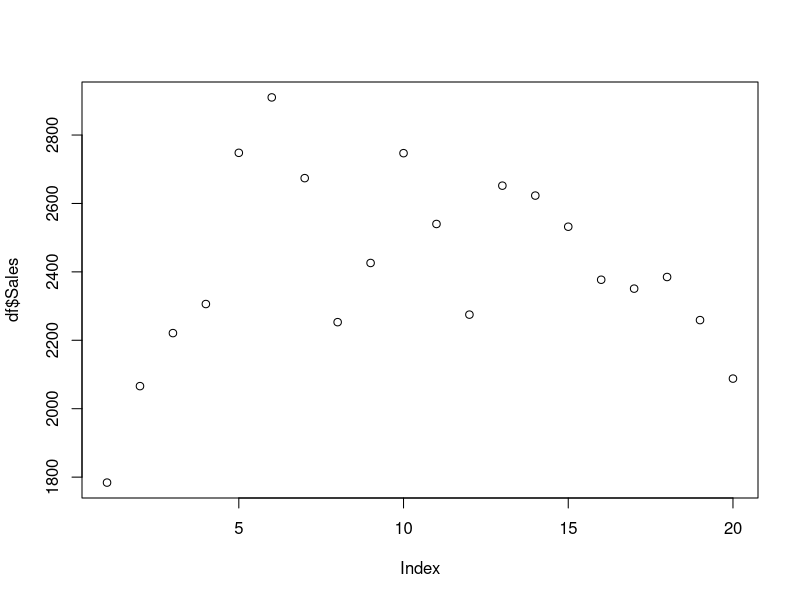
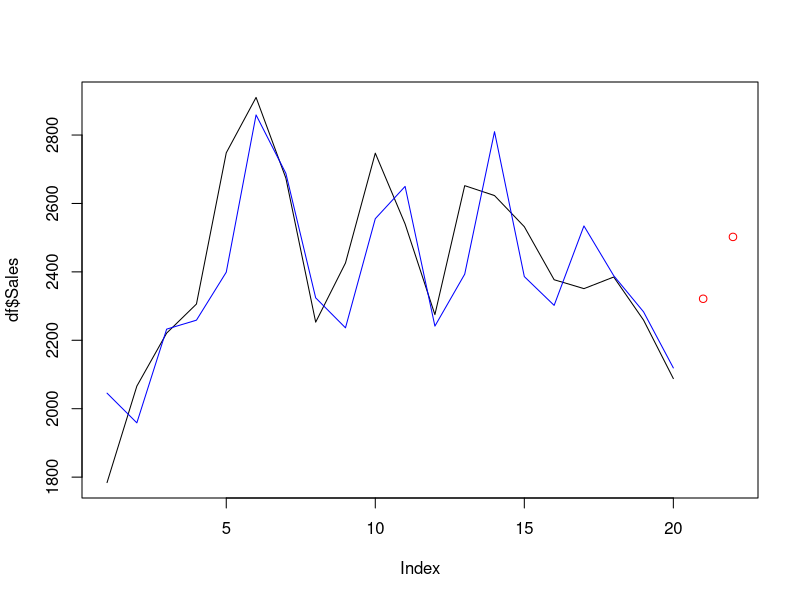
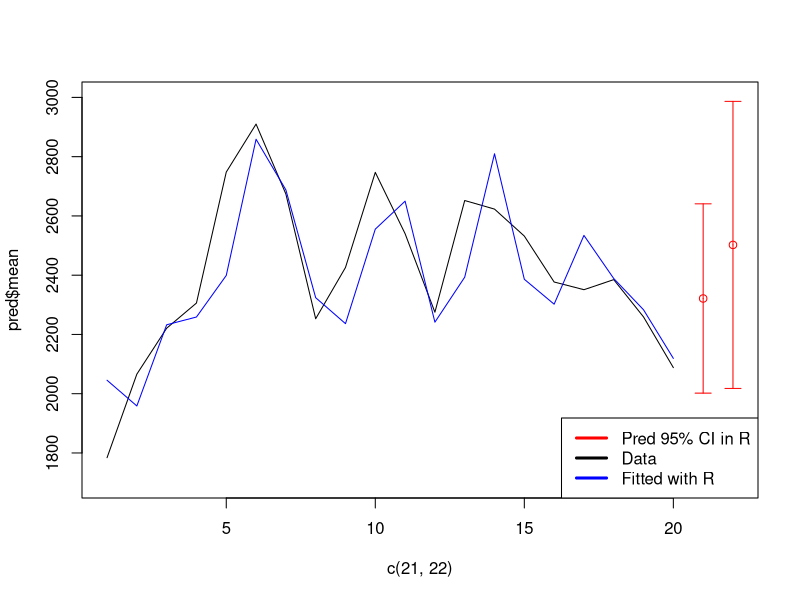
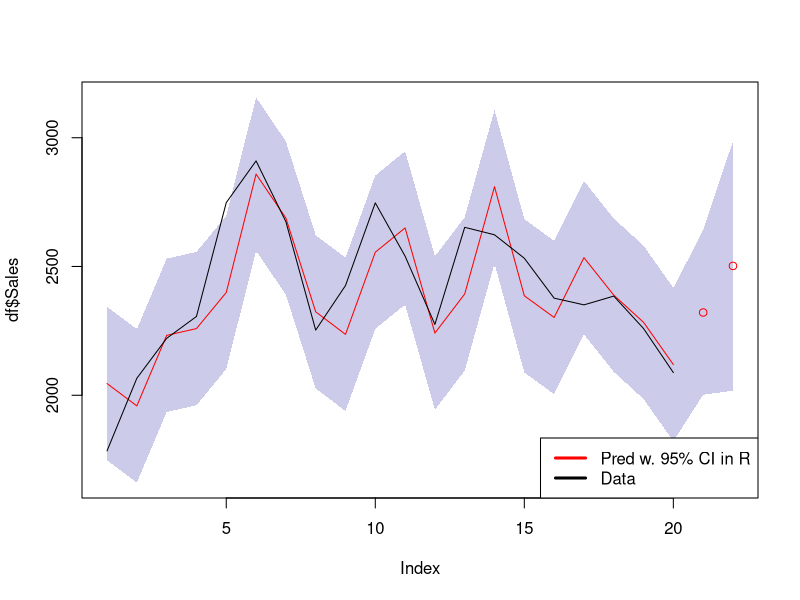
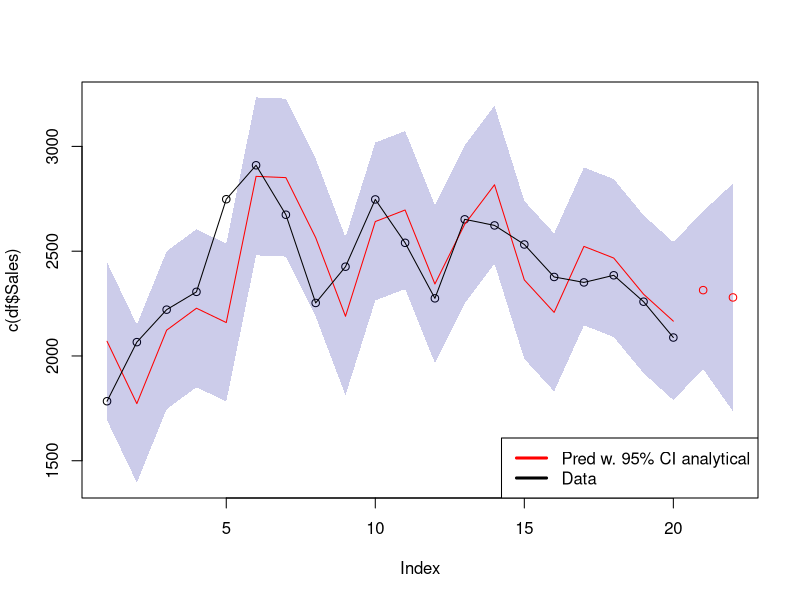

Source code (R) for these figures, in order: (Note: this script raises an error after producing the figures.)
library(forecast)
rm(list = ls())
df <- read.table("A2_sales.txt", header = TRUE)
#df <- read.table("Time_Series_2023/Assignment_2/A2_sales.txt", header = TRUE)
plot(df$Sales)
mu <- 2070

#ts_sales <- ts((df$Sales-mu), freq = 4) # ts object and transform
#phi <- c(1.04,-0.2)
#Phi <- c(0.86)
#Theta <- c(-0.42)

#p <- 2
#q <- 0
#d <- 0

#D <- 0
#P <- 1
#Q <- 1

#Period = 4


#model <- arima(ts_sales ,order=c(p,d,q),seasonal = list(order=c(P,D,Q),period=Period, fixed=c(phi=phi,
 #                      Phi=Phi, Theta=Theta)))
#pred <- forecast(model,2, level = 95)
#plot(df$Sales , xlim = c(1,22), col = "black", type = "l")

#points(c(21,22), pred$mean +mu, col = "red")
#plot( c(df$Sales, pred$mean +mu), col = c(rep("black",20),rep("red",2)))

#pred$upper # prediction intervals ?
#pred$lower

#lines(ts(pred$fitted+mu,freq = 1), col = "blue") # predicted values of Yt

#library("plotrix")   
#plotCI(x = c(21,22), 
#       y = pred$mean+mu,
#       li = pred$lower+mu,
#       ui = pred$upper+mu,xlim = c(1,22),ylim = c(1700,3000),col = "red")
#lines(df$Sales , col = "black", type = "l")
#lines(ts(pred$fitted+mu,freq = 1), col = "blue") # predicted values of Yt
#legend("bottomright", legend = c("Pred 95% CI in R","Data","Fitted with R"),lwd = 3, col = c("red","black","blue"))


#y = pred$mean+mu
#li = pred$lower+mu
#ui = pred$upper+mu


#Samme ting bare med fixed mu.
ts_sales <- ts((df$Sales), freq = 4) # ts object and transform
phi <- c(1.04,-0.2)
Phi <- c(0.86)
Theta <- c(-0.42)

p <- 2
q <- 0
d <- 0

D <- 0
P <- 1
Q <- 1

Period = 4


model <- arima(ts_sales ,order=c(p,d,q),seasonal = list(order=c(P,D,Q),period=Period,include.mean=TRUE ,fixed=c(phi=phi,
                                                                                              Phi=Phi, Theta=Theta,mean=mu)))
pred <- forecast(model,2, level = 95)
plot(df$Sales , xlim = c(1,22), col = "black", type = "l")

points(c(21,22), pred$mean, col = "red")
#plot( c(df$Sales, pred$mean +mu), col = c(rep("black",20),rep("red",2)))

pred$upper # prediction intervals ?
pred$lower

lines(ts(pred$fitted,freq = 1), col = "blue") # predicted values of Yt

library("plotrix")   
plotCI(x = c(21,22), 
       y = pred$mean,
       li = pred$lower,
       ui = pred$upper,xlim = c(1,22),ylim = c(1700,3000),col = "red")
lines(df$Sales , col = "black", type = "l")
lines(ts(pred$fitted,freq = 1), col = "blue") # predicted values of Yt
legend("bottomright", legend = c("Pred 95% CI in R","Data","Fitted with R"),lwd = 3, col = c("red","black","blue"))

y = pred$mean
li = pred$lower
ui = pred$upper


#Alternativt plot med predictions
library(forecast)
fit <- model
Nile <- c(ts_sales,y)
upper <- c(fitted(fit) + 1.96*sqrt(fit$sigma2),ui)
lower <- c(fitted(fit) - 1.96*sqrt(fit$sigma2),li)
plot(df$Sales, type="n", xlim=c(1,22),ylim=range(lower,upper))
polygon(c(time(Nile),rev(time(Nile))), c(upper,rev(lower)), 
        col=rgb(0,0,0.6,0.2), border=FALSE)
#NIlines(Nile)
lines(c(fitted(fit)),col='red')
points(c(21,22),y,col='red')
#out <- (Nile < lower | Nile > upper)
#points(time(Nile)[out], Nile[out], pch=19)
lines(c(1:20),df$Sales)
legend("bottomright", legend = c("Pred w. 95% CI in R","Data"),lwd = 3, col = c("red","black"))


#Trying to make predictions analytically
#isolating Y_t and then taking the conditional expectation.
#For 2.2.1 wouldn't we need to calculate the model-predictions of all the previous Y_t's before we can predict? (Since the prediction depends on eps_{t-4}) 
#Lad t=1 og t=1..20 være kendt.
Y<-c(0,0,0,0,0,0,0,df$Sales-mu)

phi <- rev(c(1.04,-0.2,0,0.86,-0.8944,0.172))
theta <- c(1,0,0,0,-0.42)

pred_Y <- c(1:22)*0
length(pred_Y)
eps <- c(1:25)*0
k <- 5
n <- 7


for (t in 0:20) {
  eps[t+k] <- Y[t+n]+(-1)*phi%*%Y[(n+t-6):(t-1+n)]+theta[5]*eps[t-4+k]
  pred_Y[t+1] <- phi%*%Y[(n+t-5):(t+n)]+theta[5]*eps[t+k-3]
}
#predicting 22

Y<-c(Y,pred_Y[21])
t <- 21
pred_Y[22] <- phi%*%Y[(n+t-5):(t+n)]+theta[5]*eps[t+k-3]

eps <- eps[6:25]
pred_Y<-pred_Y+mu

#find Psi_1 for 2-step prediction remember to say how you found it :)
Psi_1 <- 1.04
sigma_eps2 <- 36963
a <- 0.05
pred_Y
(pred_Y_upper <- pred_Y[1:21]-qnorm(a/2)*sqrt(sigma_eps2))
(pred_Y_lower <- pred_Y[1:21]+qnorm(a/2)*sqrt(sigma_eps2))
pred_y_upper <- c(pred_Y_upper,pred_Y[22]-qnorm(a/2)*sqrt(sigma_eps2)*sqrt(1+1.04^2))
pred_y_lower <- c(pred_Y_lower,pred_Y[22]+qnorm(a/2)*sqrt(sigma_eps2)*sqrt(1+1.04^2))

#Alternativt plot med predictions
library(forecast)
Nile <- c(pred_Y)
upper <- pred_y_upper
lower <- pred_y_lower
plot(c(df$Sales),xlim=c(1,22), ylim = range(lower,upper))
polygon(c(time(Nile),rev(time(Nile))), c(upper,rev(lower)), 
        col=rgb(0,0,0.6,0.2), border=FALSE)
#NIlines(Nile)
lines(pred_Y[1:20],col='red')
#out <- (Nile < lower | Nile > upper)
#points(time(Nile)[out], Nile[out], pch=19)
lines(c(1:20),df$Sales)
points(c(21,22),pred_Y[21:22],col='red')
legend("bottomright", legend = c("Pred w. 95% CI analytical","Data"),lwd = 3, col = c("red","black"))

saveFig <- TRUE
if(saveFig == TRUE){pdf("Q22PredictionPlot.pdf", width = 10*0.8, height = 6*0.8)}
library(forecast)
Nile <- c(pred_Y)
upper <- pred_y_upper
lower <- pred_y_lower
Sales <- c(df$Sales,0,0)
Quarter <- c(df$Quarter,"2019K1","2019K2")
plot(Sales,type="n",xlim=c(1,22), ylim = range(lower,upper), xlab="Quarters")
polygon(c(time(Nile),rev(time(Nile))), c(upper,rev(lower)), 
        col=rgb(0,0,0.6,0.2), border=FALSE)
#NIlines(Nile)
lines(pred_Y[1:20],col='red')
#out <- (Nile < lower | Nile > upper)
#points(time(Nile)[out], Nile[out], pch=19)
lines(c(1:20),df$Sales)
points(c(21,22),pred_Y[21:22],col='red')
legend("bottomright", legend = c("Pred w. 95% CI analytical","Data"),lwd = 3, col = c("red","black"))

if(saveFig == TRUE){dev.off()}
saveFig <- FALSE

sum((c(pred$fitted)-df$Sales)^2)
sum((pred_Y[1:20]-df$Sales)^2)

c(pred_Y[21],pred_y_lower[21],pred_y_upper[21])
c(pred_Y[22],pred_y_lower[22],pred_y_upper[22])

#Checking values
Yp <- df$Sales-mu
k <- 0
#Check epsilon - IT IS GOOD!!!
(eps[1+k])
(eps_1 <- (df$Sales-mu)[1])
(eps[2+k])
(eps_2<-Yp[2]-1.04*Yp[1])
(eps[3+k])
(eps_3<-Yp[3]-1.04*Yp[2]+0.2*Yp[1])
(eps[4+k])
(eps_4<-Yp[4]-1.04*Yp[3]+0.2*Yp[2]+0*Yp[1])
(eps[5+k])
(eps_5<-Yp[5]-1.04*Yp[4]+0.2*Yp[3]+0*Yp[2]-0.86*Yp[1]-0.42*eps_1)
(eps[6+k])
(eps_6<-Yp[6]-1.04*Yp[5]+0.2*Yp[4]+0*Yp[3]-0.86*Yp[2]+0.8944*Yp[1]-0.42*eps_2)
(eps[7+k])
(eps_7<-Yp[7]-1.04*Yp[6]+0.2*Yp[5]+0*Yp[4]-0.86*Yp[3]+0.8944*Yp[2]-0.172*Yp[1]-0.42*eps_3)
(eps[8+k])
(eps_8<-Yp[8]-1.04*Yp[7]+0.2*Yp[6]+0*Yp[5]-0.86*Yp[4]+0.8944*Yp[3]-0.172*Yp[2]-0.42*eps_4)
(eps[12+k])
(eps_12<-Yp[12]-1.04*Yp[11]+0.2*Yp[10]+0*Yp[9]-0.86*Yp[8]+0.8944*Yp[7]-0.172*Yp[6]-0.42*eps_8)
#Check pred_Y - IT IS GOOD!!!
(pred_Y[1])
(pred_Y_1 <- 0) #eps[-3]
(pred_Y[2])
(pred_Y_2 <- 1.04*Yp[1]) #eps[-2]
(pred_Y[3])
(pred_Y_3 <- 1.04*Yp[2]-0.2*Yp[1]) #eps[-1]
(pred_Y[4])
(pred_Y_4 <- 1.04*Yp[3]-0.2*Yp[2]) #eps[0]
(pred_Y[5])
(pred_Y_5 <- 1.04*Yp[4]-0.2*Yp[3]+0*Y[2]+0.86*Yp[1] - 0.42*eps_1) 
(pred_Y[6])
(pred_Y_6 <- 1.04*Yp[5]-0.2*Yp[4]+0*Y[3]+0.86*Yp[2]-0.8944*Yp[1]- 0.42*eps_2)
(pred_Y[7])
(pred_Y_7 <- 1.04*Yp[6]-0.2*Yp[5]+0*Y[4]+0.86*Yp[3]-0.8944*Yp[2]+0.172*Yp[1]- 0.42*eps_3)
(pred_Y[16])
(pred_Y_16 <- 1.04*Yp[15]-0.2*Yp[14]+0*Y[13]+0.86*Yp[12]-0.8944*Yp[11]+0.172*Yp[10]- 0.42*eps_12)

k <- 5
#Check pred 21 and pred 22
pred_Yeps_17 <- eps[17+k]
t <- 20
eps_18 <- eps[18+k]
(phi%*%Y[(n+t-5):(t+n)]+theta[5]*eps[t+k-3])
(Yp[21] <- 1.04*Yp[20]-0.2*Yp[19]+0*Y[18]+0.86*Yp[17]-0.8944*Yp[16]+0.172*Yp[15] - 0.42*eps_17)
Y[28]<-pred_Y[21]
t<-21
(phi%*%Y[(n+t-5):(t+n)]+theta[5]*eps[t+k-3])
(Yp[22] <- 1.04*Yp[21]-0.2*Yp[20]+0*Y[19]+0.86*Yp[18]-0.8944*Yp[17]+0.172*Yp[16] - 0.42*eps_18)


